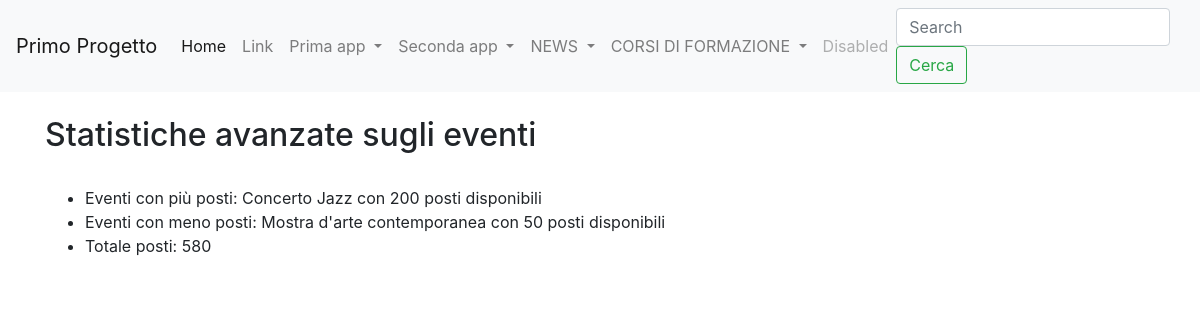
Page /query_f on the committed database.
### eventi/models.py (models this page shows, shortened)
class Evento(models.Model):
    titolo = models.CharField(max_length=100)
    descrizione = models.TextField
    data_inizio = models.DateField(default=datetime.now(), blank=True)
    data_fine = models.DateField(default=datetime.now(), blank=True)
    posti_disponibili = models.IntegerField(blank=True, default=0)
    class Meta:
        verbose_name = "Evento"
        verbose_name_plural = "Eventi"

### eventi/views.py (the view)
# urls.py: path('query_f', query_f, name = 'query_f'),
def query_f(request):
    query_max = Evento.objects.order_by('-posti_disponibili').first()
    query_min = Evento.objects.order_by('posti_disponibili').first()
    totale_posti=0
    query_tot = Evento.objects.all()
    for evento in query_tot:
        totale_posti += evento.posti_disponibili
    context = {
        'query_max': query_max,
        'query_min': query_min,
        'query_tot': totale_posti
    }
    return render(request,'view_f.html',context)

### eventi/templates/view_f.html (shortened to what this page needs)
{%extends 'base.html'%}
{%block content%}
    <h2>Statistiche avanzate sugli eventi</h2>
    <br>
    <ul>
        <li>Eventi con più posti: {{query_max.titolo}} con {{query_max.posti_disponibili}} posti disponibili</li>
        <li>Eventi con meno posti: {{query_min.titolo}} con {{query_min.posti_disponibili}} posti disponibili</li>
        <li>Totale posti: {{query_tot}}</li>
    </ul>
{%endblock content%}

### rows in the picture
Evento: titolo "Concerto Jazz", posti_disponibili "200"
Evento: titolo "Mostra d'arte contemporanea", posti_disponibili "50"

### other values in the picture
{{ query_tot }} "580"
